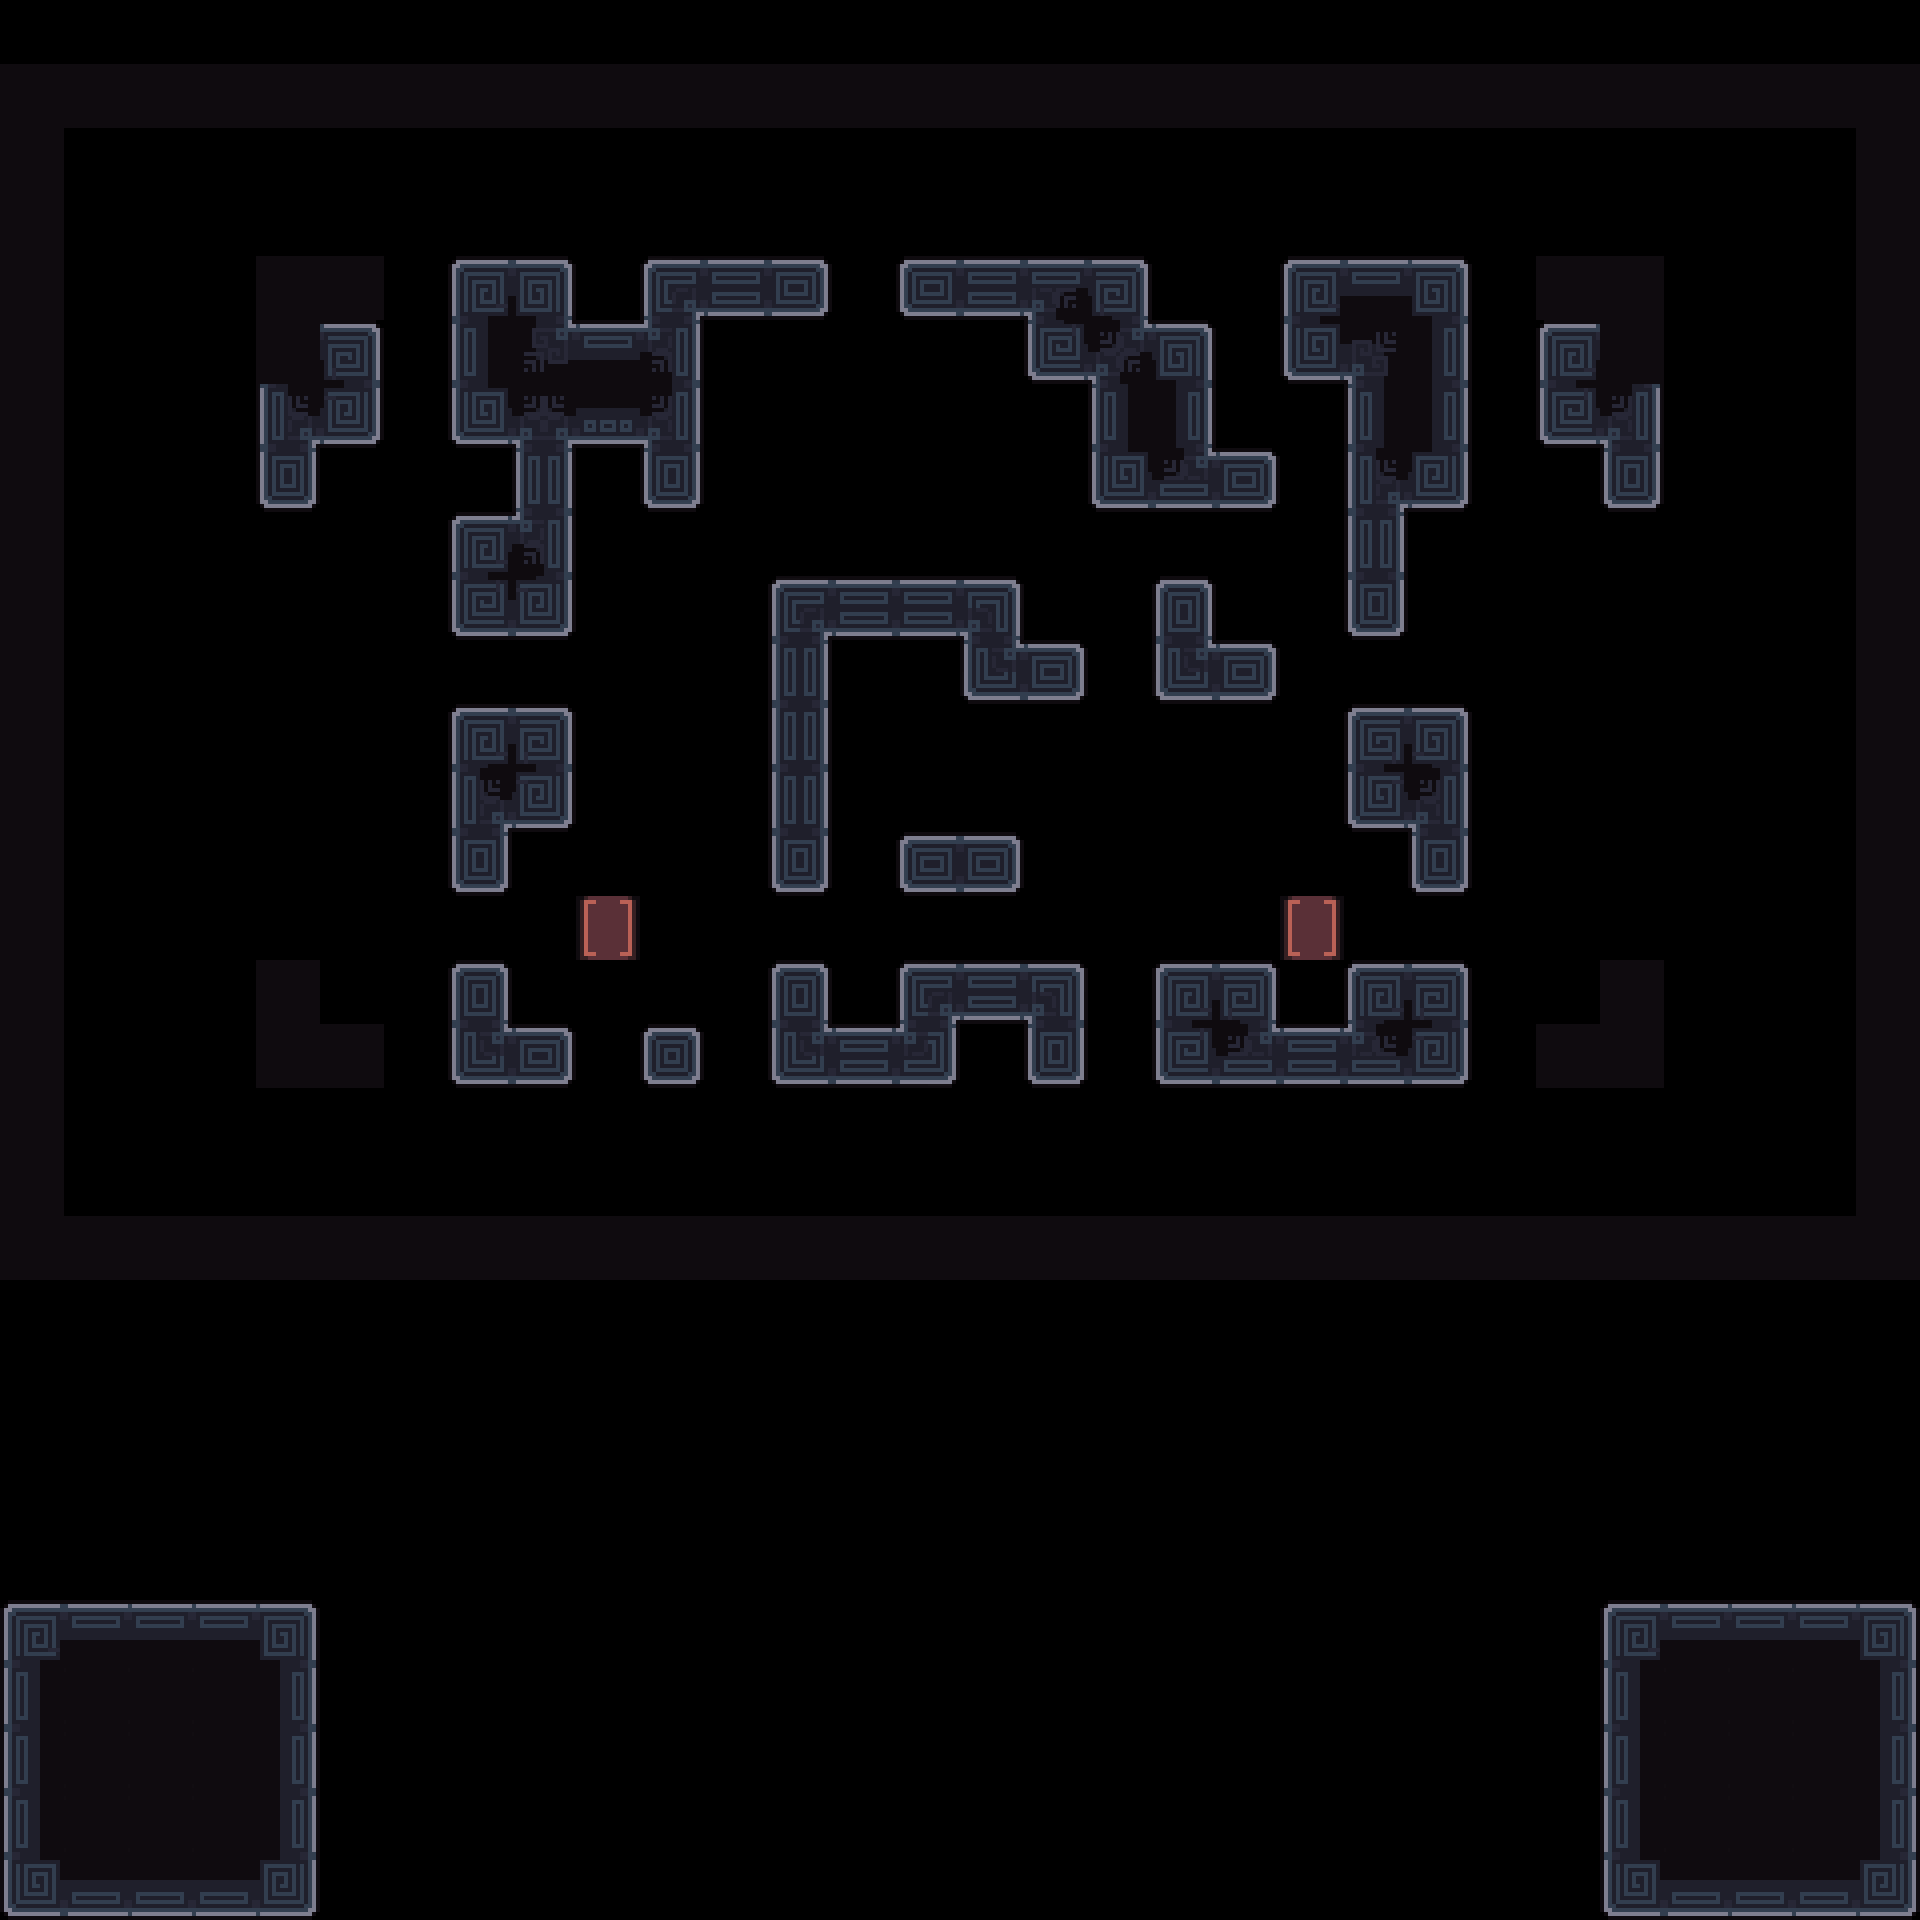

The image is a tile-based game level rendered from a .tmx file. Its description and source (layers, tilesets, objects; grid data summarised) follow:
An orthogonal 30x30 tile map with 64x64 px tiles, 4 tile layers (Decoration, Main, Exit, Border) and 17 objects (7x Spike, 6x 1, Camera1, Camera2, Win, ...).

<map version="1.10" tiledversion="1.11.2" orientation="orthogonal" renderorder="right-down" width="30" height="30" tilewidth="64" tileheight="64" infinite="0" nextlayerid="8" nextobjectid="128">
 <tileset firstgid="1" source="../tilesets/tileset_d.tsx" />
 <objectgroup id="4" name="Triggers" visible="0">
  <object id="23" name="Camera1" x="960" y="672">
   <point />
  </object>
  <object id="24" name="Camera2" x="704" y="480">
   <point />
  </object>
  <object id="28" name="Win" x="0" y="64" width="1920" height="1216" />
  <object id="29" name="Unactive" x="0" y="1600" width="320" height="320" />
  <object id="106" name="Data" type="1" x="0" y="0" width="63.6932" height="63.6932">
   <properties>
    <property name="bg" value="black" />
    <property name="level_number" type="int" value="70" />
    <property name="level_unlock" value="33" />
   </properties>
  </object>
 </objectgroup>
 <layer id="3" name="Decoration" width="30" height="30">
  <data>[900 cells, 2 non-empty, 1 distinct tile ids]</data>
 </layer>
 <layer id="7" name="Main" width="30" height="30">
  <data>[900 cells, 129 non-empty, 18 distinct tile ids]</data>
 </layer>
 <layer id="6" name="Exit" width="30" height="30">
  <data>[900 cells, 20 non-empty, 9 distinct tile ids]</data>
 </layer>
 <objectgroup id="2" name="Entities">
  <object id="107" name="Player0" type="1" x="1088" y="896" width="63.6932" height="63.6932" />
  <object id="112" name="Battery" type="1" x="576" y="896" width="63.6932" height="63.6932" />
  <object id="122" name="Battery" type="1" x="1280" y="896" width="63.6932" height="63.6932" />
  <object id="117" name="Box" type="1" x="896" y="896" width="63.6932" height="63.6932" />
  <object id="113" name="Player1" type="1" x="576" y="448" width="63.6932" height="63.6932" />
  <object id="115" name="Spike" x="576" y="1024" width="63.5" height="63.5" />
  <object id="118" name="Spike" x="1024" y="576" width="63.5" height="63.5" />
  <object id="123" name="Spike" x="1280" y="448" width="63.5" height="63.5" />
  <object id="120" name="Spike" x="704" y="960" width="63.5" height="63.5" />
  <object id="125" name="Spike" x="1408" y="896" width="63.5" height="63.5" />
  <object id="127" name="Spike" x="448" y="896" width="63.5" height="63.5" />
  <object id="121" name="Spike" x="704" y="832" width="63.5" height="63.5" />
 </objectgroup>
 <layer id="1" name="Border" width="30" height="30">
  <data>[900 cells, 106 non-empty, 1 distinct tile ids]</data>
 </layer>
</map>
